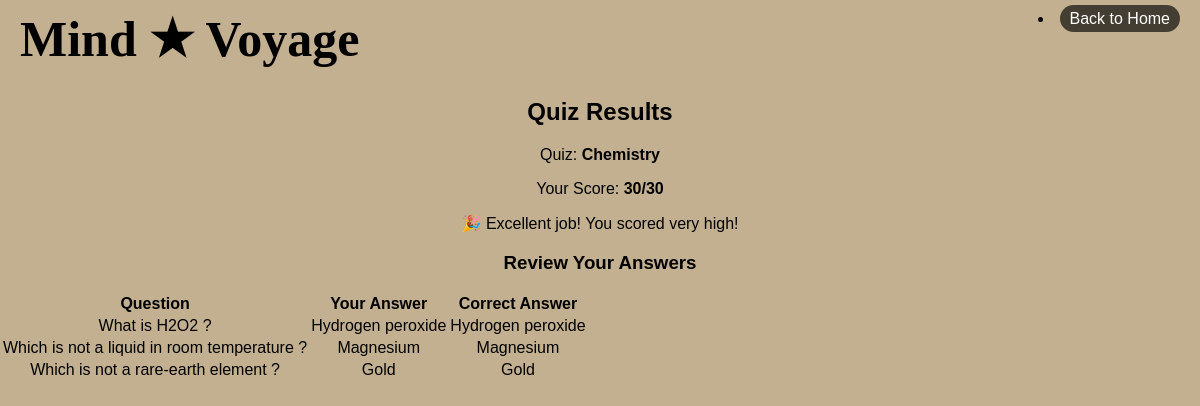
Screenshot of /quiz_app/result/4/ (signed in) with the database file from the repository.
### quiz_app/models.py (models this page shows, shortened)
class Result(models.Model):
    user = models.ForeignKey(User, on_delete=models.CASCADE, related_name="results")
    quiz = models.ForeignKey(Quiz, on_delete=models.CASCADE, related_name="results")
    score = models.IntegerField(null=True)
    attempted_at = models.DateTimeField(auto_now_add=True)

class Quiz(models.Model):
    CATEGORY_CHOICES = [
    ('Science', 'Science'),
    ('History', 'History'),
    ]
    title = models.CharField(max_length=200)
    category = models.CharField(max_length=50, choices=CATEGORY_CHOICES)  # Added category
    total_score = models.IntegerField(default=50)
    created_by = models.ForeignKey(settings.AUTH_USER_MODEL, on_delete=models.CASCADE)

class Question(models.Model):
    quiz = models.ForeignKey(Quiz, on_delete=models.CASCADE, related_name="questions")
    text = models.TextField()
    score = models.IntegerField(default=10)

class Answer(models.Model):
    question = models.ForeignKey(Question, on_delete=models.CASCADE, related_name="answers")
    text = models.CharField(max_length=200)
    is_correct = models.BooleanField(default=False)

### quiz_app/views.py (the view)
# urls.py: path('result/<int:result_id>/', views.result, name='result'),
def result(request, result_id):
    result = get_object_or_404(Result, id=result_id, user=request.user)
    quiz = result.quiz
    questions = quiz.questions.all()
    total_score = sum(question.score for question in questions)
    question_answers = []
    for question in questions:
        correct_answer = question.answers.filter(is_correct=True).first()
        user_answer = result.user_answers.filter(question=question).first()
        question_answers.append({
            'question': question.text,
            'user_answer': user_answer.answer.text if user_answer else "No answer",
            'correct_answer': correct_answer.text if correct_answer else "No correct answer",
        })
    percentage_score = (result.score / total_score) * 100 if total_score > 0 else 0
    context = {
        'result': result,
        'question_answers': question_answers,
        'total_score': total_score,
        'percentage_score': round(percentage_score, 2)
    }
    return render(request, 'result.html', context)

### quiz_app/templates/result.html (shortened to what this page needs)
{% load static %}
<!DOCTYPE html>
<html lang="en">
<head>
    <link rel="stylesheet" href="{% static 'css/quiz.css' %}">
</head>
<body>
    <header>
        <div class="logo">Mind ★ Voyage</div>
        <li class="back"><a href="{% url 'index' %}">Back to Home</a></li>
    </header>
    <h2>Quiz Results</h2>
    <p>Quiz: <strong>{{ result.quiz.title }}</strong></p>
    <p>Your Score: <strong>{{ result.score }}/{{ total_score }}</strong></p>
    {% if percentage_score >= 80 %}
        <p>🎉 Excellent job! You scored very high!</p>
    {% elif percentage_score >= 50 %}
        <p>😊 Good effort! You did well.</p>
    {% else %}
        <p>😢 Keep practicing! You can do better next time.</p>
    {% endif %}
    <h3>Review Your Answers</h3>
    <table>
        <tr>
            <th>Question</th>
            <th>Your Answer</th>
            <th>Correct Answer</th>
        </tr>
        {% for qa in question_answers %}
        <tr>
            <td>{{ qa.question }}</td>
            <td>{{ qa.user_answer }}</td>
            <td>{{ qa.correct_answer }}</td>
        </tr>
        {% endfor %}
    </table>
</body>
</html>

### static/css/quiz.css (style rules this page uses)
body { font-family: Arial, sans-serif; background: #C3B091; color: black; text-align: center; margin: 0; padding: 0; }
header { display: flex; justify-content: space-between; align-items: flex-start; padding: 10px 20px; background-color: #C3B091; }
.logo { font-family: fantasy; font-size: 50px; font-weight: bold; }
.back a { color: white; text-decoration: none; background: rgba(0, 0, 0, 0.65); padding: 5px 10px; border-radius: 20px; cursor: pointer; }

### rows the page displays
Result: quiz "Chemistry", score "30"
Question: question "What is H2O2 ?"
Answer: user_answer "Hydrogen peroxide", correct_answer "Hydrogen peroxide"
Question: question "Which is not a liquid in room temperature ?"
Answer: user_answer "Magnesium", correct_answer "Magnesium"
Question: question "Which is not a rare-earth element ?"
Answer: user_answer "Gold", correct_answer "Gold"

### other values shown
{{ total_score }} "30"
